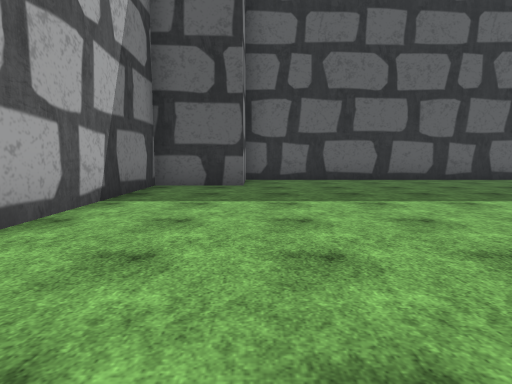
view 1 (above)

24 first-person views from a walk through a 3-D level made in the Unity game engine. The camera is 1.3 m above the floor, tilts 6° down and sees 75° across. The floor is counted in squares, 2 m on a side. Each view is taken from the middle of a square. On the plan, view 1 faces up. The plan holds only what a view shows up to about 10 squares ahead; the rest is blank. The place goes on beyond the plan. The player is left out. Some surface patterns are stand-ins.

view 2
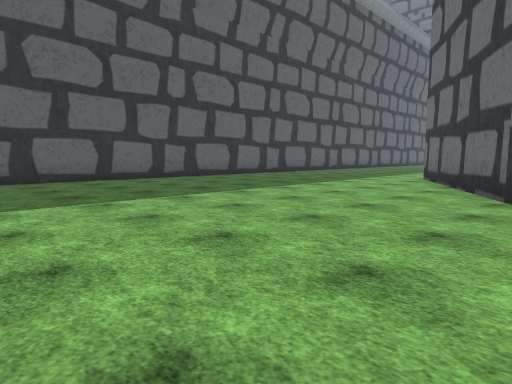

view 3
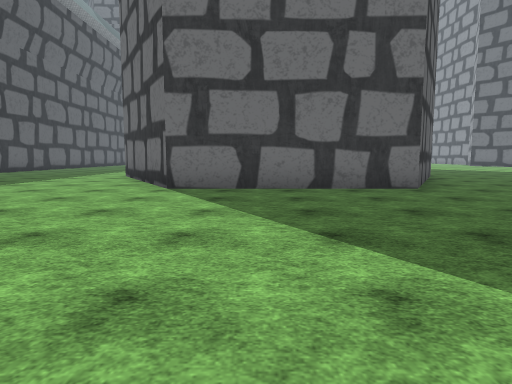

view 4
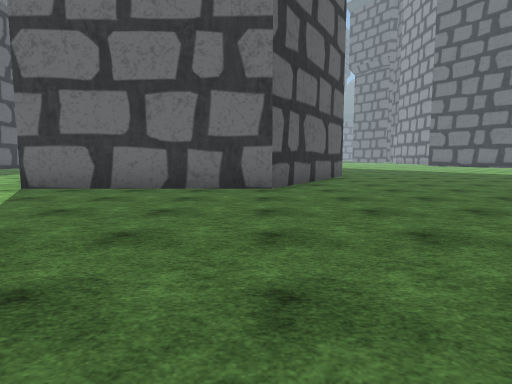

view 5
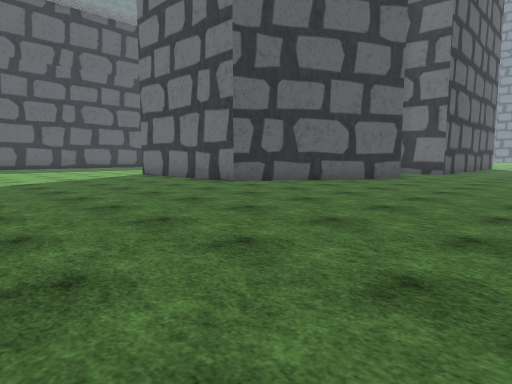

view 6
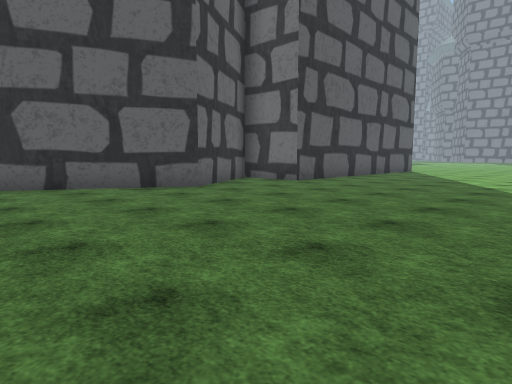

view 7
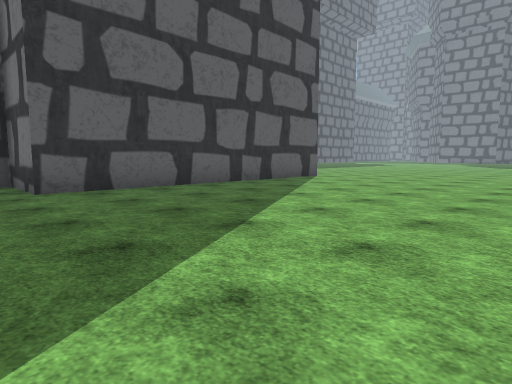

view 8
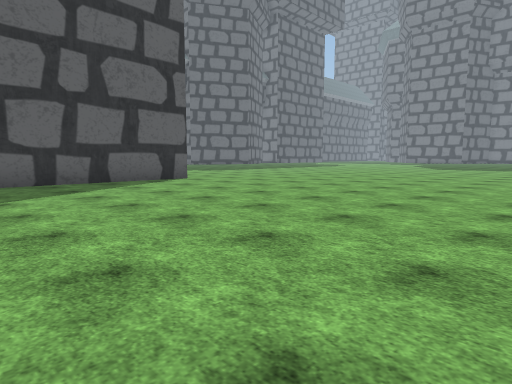

view 9
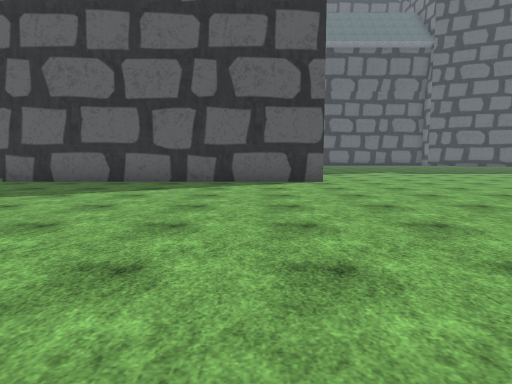

view 10
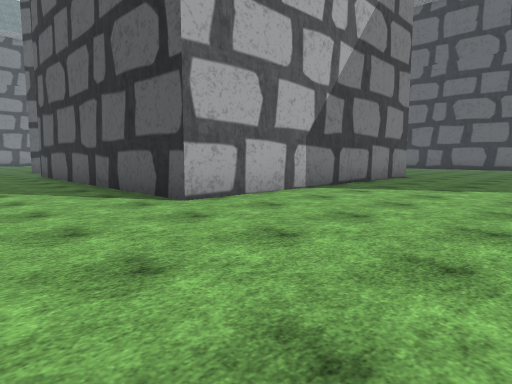

view 11
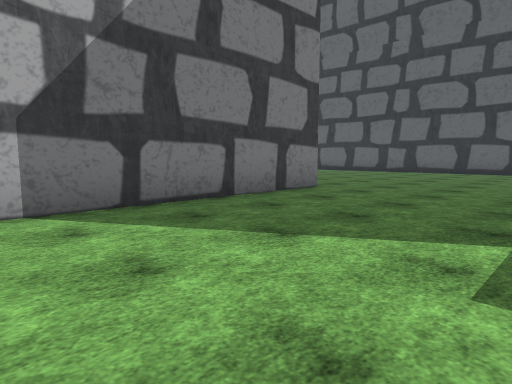

view 12
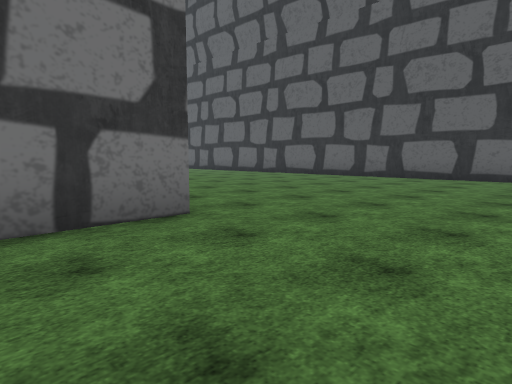

view 13
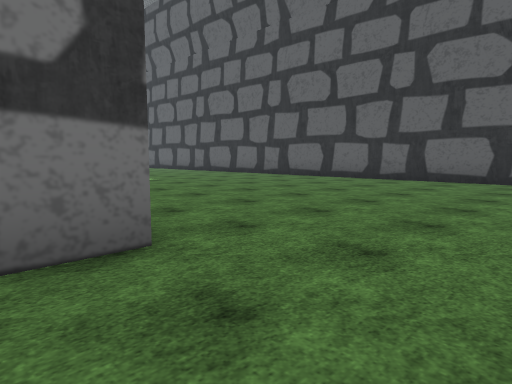

view 14
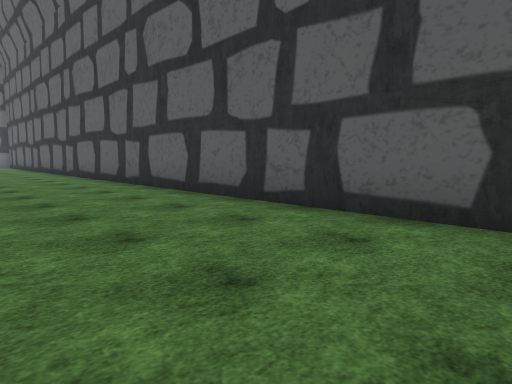

view 15
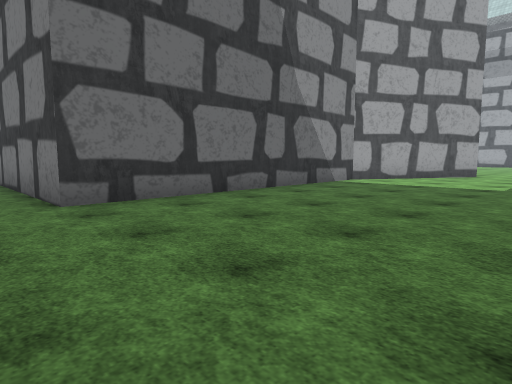

view 16
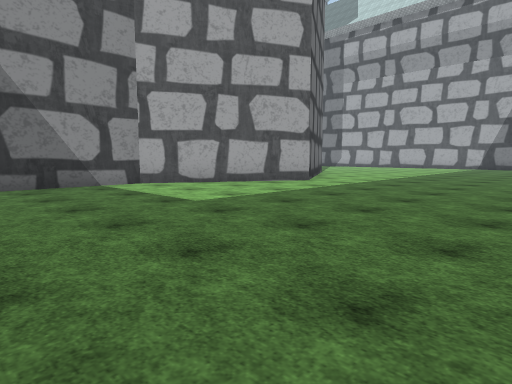

view 17
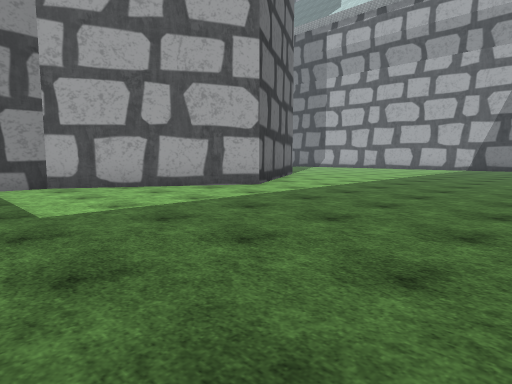

view 18
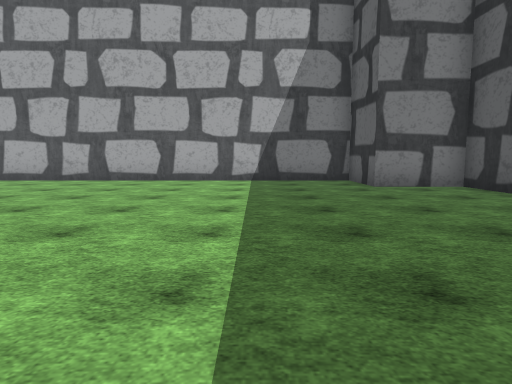

view 19
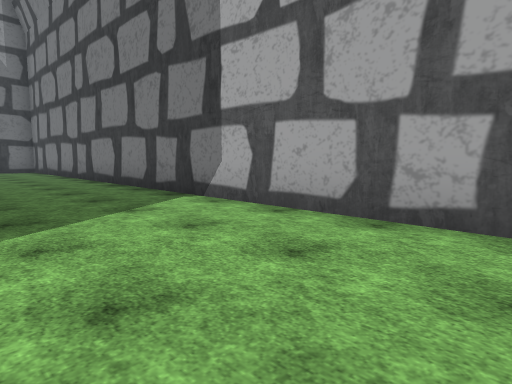

view 20
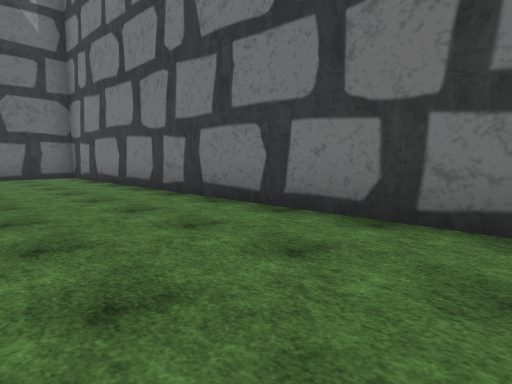

view 21
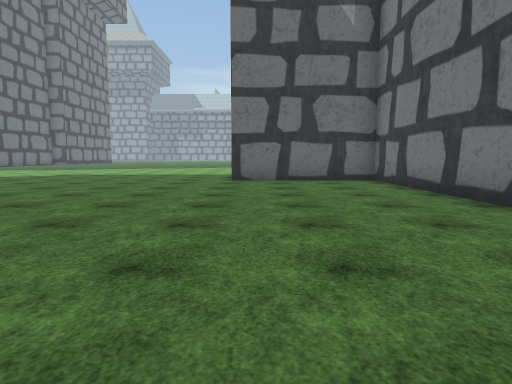

view 22
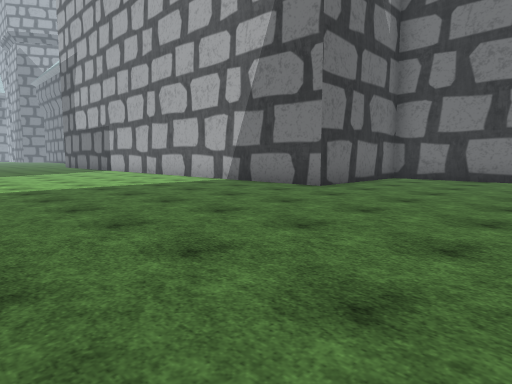

view 23
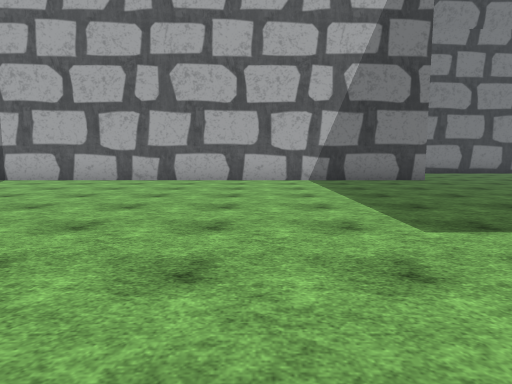

view 24
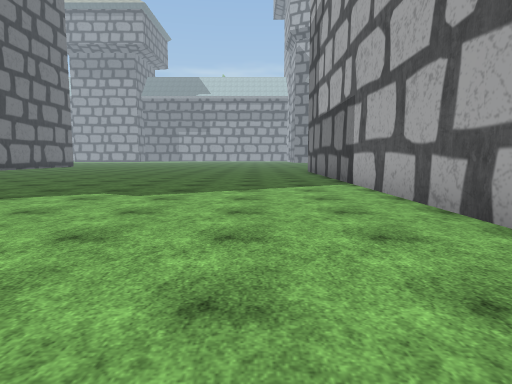

### Floor plan
Points are (right, up) in squares from view 1. A wall is a line through its corners. A room is listed if a view was taken in it or the views show most of it. See-through windows are left out.
Room 1 (views 1, 2, 3, 4, 5, 6, 7, 8, 9, 10, 11, 12, 13, 14, 15, 16, 17, 18, 19, 20, 21, 22, 23, 24)
walls: (10.3, -6.9) (5.8, -4.3) (5.8, 0.8) (10.3, 3.4) (14.2, 1.2) (21.8, 1.2) (21.8, -7.3) (13.3, -7.3) (13.3, -5.2) (10.3, -6.9); (7.4, 9.6) (-0.3, 9.6) (-0.3, 7.6) (-2.3, 7.6) (-2.3, -15.3) (1.7, -15.3) (1.7, -29); (23.6, 9.6) (12.2, 9.6)

Positions as (right, up) in squares from view 1, and headings:
1: (0, 0), facing up
2: (0, 0), facing up-right
3: (-1, -1), facing right
4: (-1, -4), facing right
5: (0, -11), facing up-right
6: (6, -13), facing up-right
7: (12, -14), facing up-right
8: (16, -16), facing up-right
9: (20, -16), facing up
10: (26, -10), facing up-left
11: (26, -5), facing up-left
12: (25, -1), facing up-left
13: (24, 0), facing up-left
14: (23, 6), facing up-left
15: (23, 6), facing down-left
16: (18, 9), facing down-left
17: (16, 9), facing down-left
18: (7, 5), facing left
19: (1, 1), facing down-left
20: (1, -4), facing down-left
21: (1, -6), facing down
22: (8, -11), facing down-left
23: (11, -20), facing left
24: (4, -19), facing down
